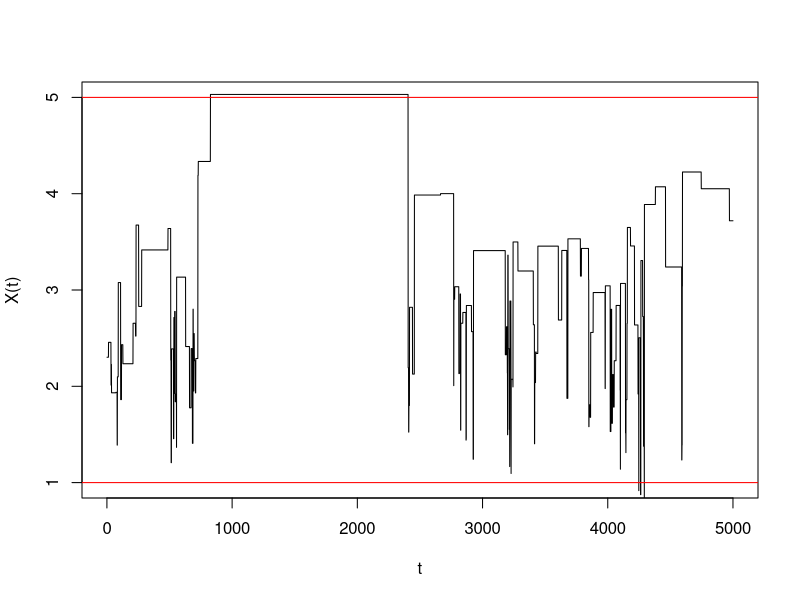
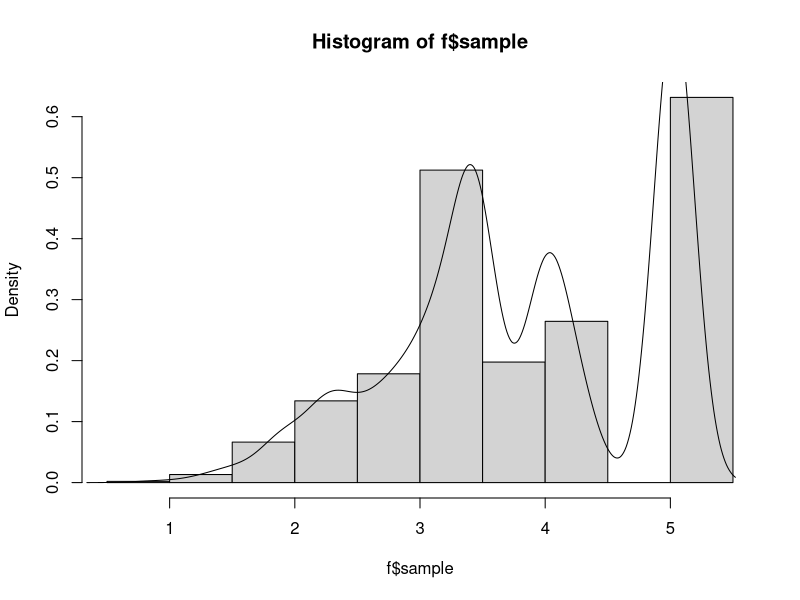
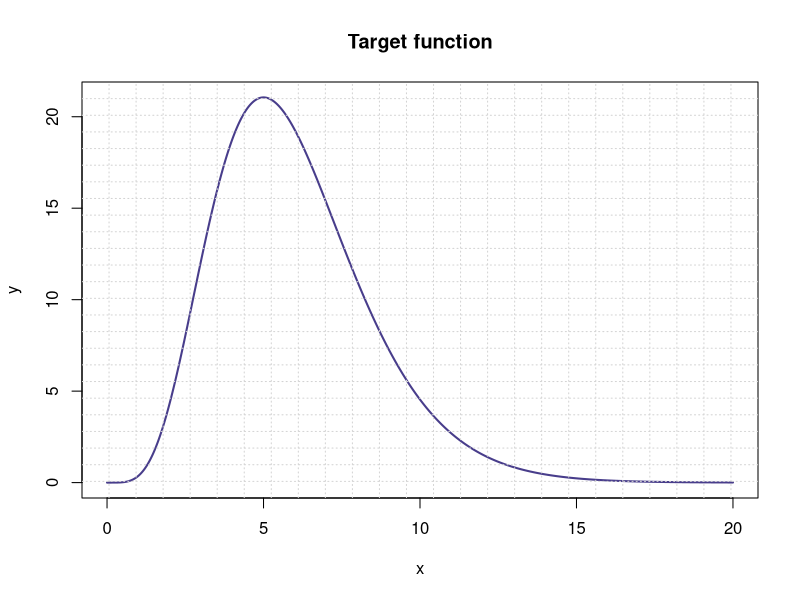
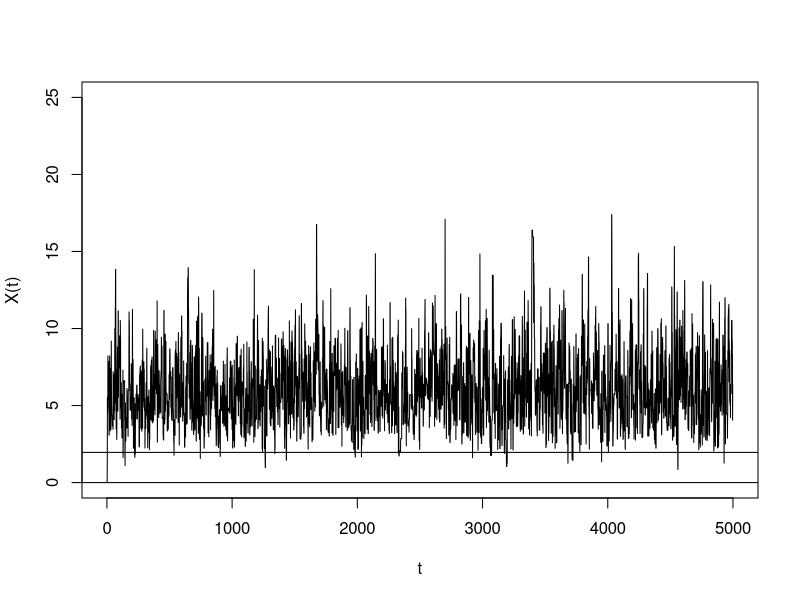
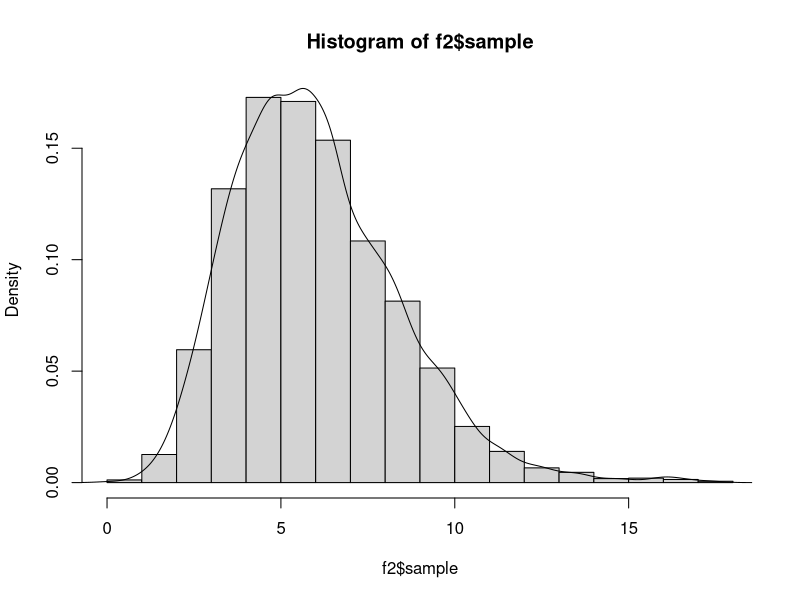

Source code (R) for these figures, in order: (Note: this script raises an error after producing the figures.)
############################################

set.seed(123456)
target_dist<-function(x){
  return(x^5*exp(-x))
  }

Rej<-0
f.MCMC.MH<-function(nstep,X0,props,output=T,draw_plot=T){
  X0<-X0
  vN<-1:nstep
  vecX<-rep(X0,nstep);
  
  for(i in 2:nstep){
    #browser()
    X<-vecX[i-1]
    Xcand<-rlnorm(1,meanlog=X,sdlog=props)
  
    u<-runif(1)
    num <- (target_dist(Xcand)*dlnorm(X,meanlog=Xcand,sdlog=props))
    den <- (target_dist(X)*dlnorm(Xcand,meanlog=X,sdlog=props))
    
    #a<-min(c(1,(target_dist(Y)*dlnorm(X,meanlog=Y,sdlog=props)/(target_dist(X)*dlnorm(Y,meanlog=X,sdlog=props)))))
    a<-min(1,num/den)
    
    if (u <=a){
        vecX[i]<-Xcand
    }
    else{
      vecX[i]<-X
      Rej<-Rej+1
      }
  
  }
  
  if(draw_plot==T){
    
  plot(vN,vecX,pch=19,cex=0.3,col="black",xlab="t",ylab="X(t)",
       main="",ylim=c(1,5),type="l")
  abline(h=0)
  abline(h=1,col="red")
  abline(h=5,col="red")
  }
  
 if(output==T){
  return(list("sample"=vecX,"rejections"=Rej))
 }
  
}



set.seed(123456)
f<-f.MCMC.MH(5000,rlnorm(1,0,1),1)

hist(f$sample,prob=T)
lines(density(f$sample))
f$rejections/5000

#target
x=seq(0,20,0.01)
y=target_dist(x)
plot(x,y,type="l",main="Target function",
     col="darkslateblue",lwd=2)
grid(25,25)

############################################


Rej1<-0
f.MCMC.MH1<-function(nstep,X0,output=T,draw_plot=T){
  vN<-1:nstep
  vecX<-rep(X0,nstep);
  for (i in 2:nstep){
    Xt<-vecX[i-1]
    Xcand<-rchisq(1,df=floor(Xt+1))
    
    u<-runif(1)
    num <- target_dist(Xcand)*dchisq(Xt, df=floor(Xcand+1))
    den <- target_dist(Xt)*dchisq(Xcand, df=floor(Xt+1))
    #a<-min(c(1,(target_dist(Y)*dchisq(Xt,df=floor(Y+1))/(target_dist(Xt)*dchisq(Y,df=floor(Xt+1))))))
    a<-min(1,num/den)
    if (u <=a){
      vecX[i]<-Xcand
    }
    else{
      vecX[i]<-Xt
      Rej1<-Rej1+1}
  }
  
  
  if(draw_plot==T){
  plot(vN,vecX,pch=19,cex=0.3,col="black",
       xlab="t",ylab="X(t)",main="",ylim=c(0,25),type="l")
  abline(h=0)
  abline(h=1.96)
  abline(h=-1.96)
  }
  if(output==T){
    return(list("sample"=vecX,"rejections"=Rej1))
  }
  
}



f2<-f.MCMC.MH1(5000,rchisq(1,1),T,T)


hist(f2$sample,probability = T)
lines(density(f2$sample))
f2$rejections/5000#rejection rate


#############################################

library(coda)
set.seed(123456)
nsample<-5000
steps<-seq(1,10,1)

X1<-matrix(0,length(steps),nsample)

for(step in steps){
  X1[steps,]<-f.MCMC.MH1(nsample,step,output=T,draw_plot=F)$sample
  
}

f1<-list()

for (i in 1:dim(X1)[1]){
  
  f1[[i]]<-as.mcmc(X1[i,])
}

print(gelman.diag(f1))



############################################

set.seed(123456)
s1<-f.MCMC.MH(5000,rlnorm(1,0,1),1,output=T,draw_plot=F)
mean(s1$sample)

s2<-f.MCMC.MH1(5000,rchisq(1,floor(1)),T,F)
mean(s2$sample)

###########################################


f.MCMC.Gibbs <- function(nstep,X0,sd){
  
  mX<-matrix(0,nrow=length(X0),ncol=nstep)
  
  for (t in 1:(nstep-1)){
    for (i in 1:length(X0)){
      if (i==1){
        y <- (mX[i+1,t]+X0[i])/2
        mX[i,t+1] <- rnorm(1,y,sd/sqrt(2))
      }
      else if (i ==50){
        y <- (mX[i-1,t+1]+X0[i])/2
        mX[i,t+1] <- rnorm(1, y, sd/sqrt(2))
      }
      else{
        y <- (mX[i+1,t]+ mX[i-1,t+1] +X0[i])/3
        mX[i,t+1] <- rnorm(1,y,sd/sqrt(3))
      }
    }
  }
 return(mX)
}


chemical<- data.frame(X,Y)
X0<-chemical$Y
gib <- f.MCMC.Gibbs(1000, X0, 0.2)


plot(chemical$X, chemical$Y, main="Day Vs Concentration", col="mediumslateblue",
     xlab="Day", ylab="Concentration", type="l",lwd=2)
points(chemical$X,rowMeans(gib), col="mediumvioletred", type="l",lwd=2)
legend("topleft", legend=c("concentration Y","sample mean"), col=c("mediumslateblue","mediumvioletred"),lty=19)
grid(25,25)

############################################################################


vN<-1:length(gib[50,])
plot(vN,gib[50,],pch=19,cex=0.3,col="black",xlab="t",ylab="X(t)",
     main="Trace Plot",ylim=c(0,2.5),type="o")
points(gib[50,1:2],col="mediumslateblue",type="o")
abline(h=1,col="red")
abline(h=2,col="red")













